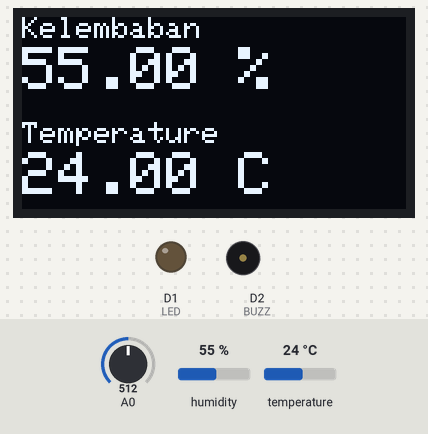
Recording of a sketch running on a simulated ESP8266 (NodeMCU). On the bench: 128×64 one-colour display, output pins drawn as LEDs (lit = HIGH), buzzer (waves = sounding, pin HIGH). The test bench sets the inputs (shaded band); at power-on: humidity 55 %, A0 = 512, temperature 24 °C. WiFi joins after 1.5 s; servers stay silent unless stated; what the sketch prints to the serial monitor is not drawn.

Above: at 4.5 s.
4.6 s: humidity set to 79 %
At 7.2 s:
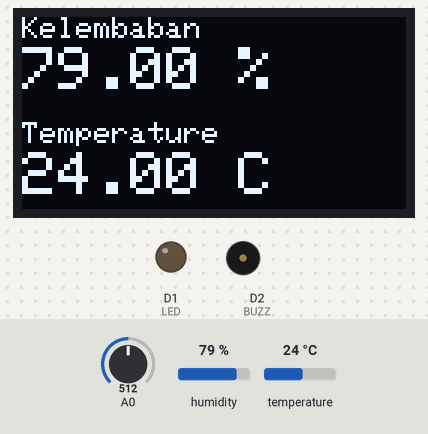
7.7 s: humidity set to 82 %
At 8.78 s:
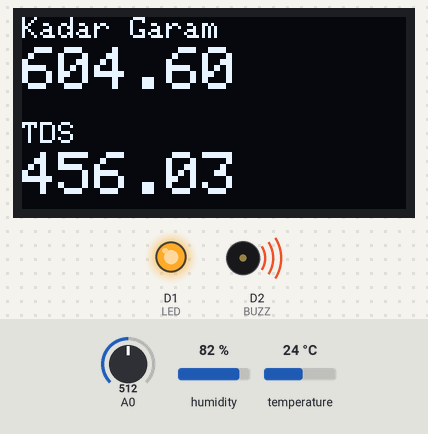
11.4 s: A0 set to 716
At 12.43 s:
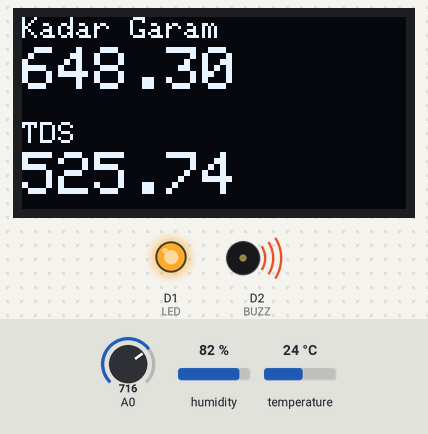
13.8 s: temperature set to 17 °C
At 16.9 s:
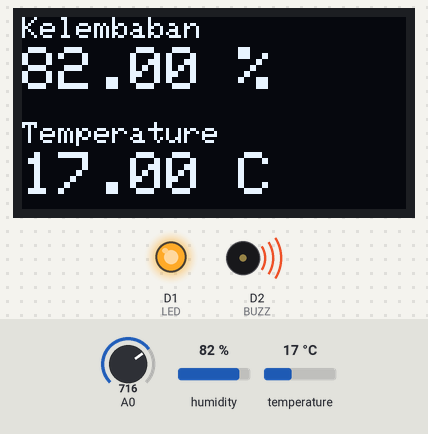
17.6 s: temperature set to 14 °C
At 18.54 s:
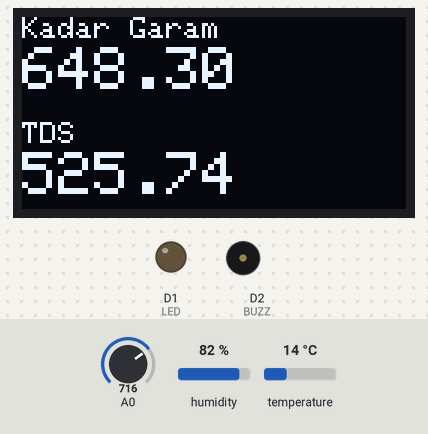
20.1 s: A0 set to 900
At 20.95 s:
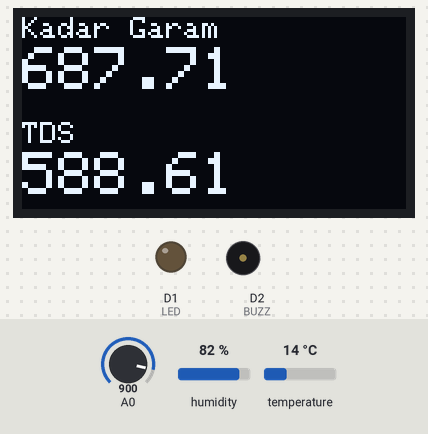
Timing chart, 0 to 23.1 s (numbered marks = the images above; inputs shaded):
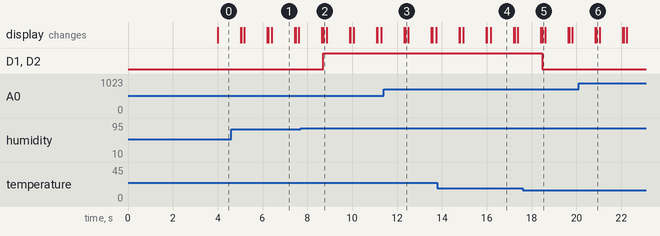

The sketch:

arduino_ide_code.ino
```cpp
//CONNECT TO BLYNK
#define BLYNK_PRINT Serial
#define BLYNK_TEMPLATE_ID "TMPL1UAmjr9w"
#define BLYNK_DEVICE_NAME "Monitoring Kematangan Telur Asin"
#define BLYNK_AUTH_TOKEN  "lWxioXbNdMRAIdpjevRRoGP-eD1m8NzG"

//PEMANGGILAN LIBRARY
#include <ESP8266WiFi.h>
#include <BlynkSimpleEsp8266.h>
#include <DHT.h>
#include <SPI.h>
#include <Wire.h>
#include <Adafruit_GFX.h>
#include <Adafruit_SSD1306.h>
#include <TimeLib.h>

//PENDEKLARASIAN
#define DHTPIN D0
#define DHTTYPE DHT11
DHT dht(DHTPIN, DHTTYPE);
Adafruit_SSD1306 display = Adafruit_SSD1306(128, 64, &Wire);
#define SCREEN_ADDRESS 0x3C
#define LED D1
#define BUZZ D2
#define FAN D3
int sensorValue; //adc value
float outputValueConductivity; //conductivity value
float outputValueTDS; //TDS value

//MEMASUKKAN SSID DAN PASSWORD YANG DIGUNAKAN
char auth[] = BLYNK_AUTH_TOKEN ;
char ssid[] = "wisata masa depan";
char pass[] = "elina yuka";

BlynkTimer timer; //UNTUK PEMANGGILAN BLYNK

void sendSensor(){
  float t = dht.readTemperature();
  float h = dht.readHumidity();

  Serial.print("% Temperature: ");
  Serial.print(t);
  Serial.println(" C");
  Serial.print("% Kelembaban: ");
  Serial.print(h);
  Serial.println(" %");
  Serial.println();

  if(t > 15 && h > 80){
    Serial.println("--------------------------------");
    Serial.println("Suhu dan Kelembaban Tidak Sesuai");
    Serial.println("--------------------------------");
    Serial.println();
    digitalWrite(LED, HIGH);
    digitalWrite(BUZZ, HIGH);
    digitalWrite(FAN, HIGH);
    delay(100);
  }
  else{
    digitalWrite(LED, LOW);
    digitalWrite(BUZZ, LOW);
    delay(100);
  }

  display.setTextSize(1); // menentukan ukuran teks
  display.setCursor(0,0); // mengatur posisi teks
  display.print ("Kelembaban"); // menampilkan teks ke OLED
  display.setTextSize(2); // menentukan ukuran teks
  display.setCursor(0,10); // mengatur posisi teks
  display.print(h); // menampilkan pembacaan kelembaban
  display.print(" %"); // menampilkan teks ke OLED
  display.setTextSize(1); // menentukan ukuran teks
  display.setCursor(0,35); // mengatur posisi teks
  display.print("Temperature"); // menampilkan teks ke OLED
  display.setTextSize(2); // menampilkan ukuran teks
  display.setCursor(0,45); // mengatur posisi teks
  display.print(t); // menampilkan pembacaan suhu
  display.print(" C"); // menampilkan teks ke OLED
  delay(10); // jeda untuk menyalakan OLED
  display.display(); // menampilkan isi OLED
  display.clearDisplay(); // membersihkan tampilan

  //menampilkan tanggal pada OLED
  display.setTextSize(1);
  display.setCursor(0,0);
  display.print("Tanggal : ");
  display.setTextSize(2);
  display.setCursor(0,10);
  printkurangdarinol(day());
  display.print(":");
  printkurangdarinol(month());
  display.print(":");
  printkurangdarinol(year());

  //menampilkan waktu pada OLED
  display.setTextSize(1);
  display.setCursor(0,35);
  display.print("Pukul : ");
  display.setTextSize(2);
  display.setCursor(0,45);
  printkurangdarinol(hour());
  display.print(":");
  printkurangdarinol(minute());
  display.print(":");
  printkurangdarinol(second());
  delay(1000);
  yield();
  display.display();
  display.clearDisplay();

  sensorValue = analogRead(A0);
  //PROGRAM SENSOR SALINITAS
  //Mathematical Conversion from ADC to conductivity (uSiemens)
  //rumus berdasarkan datasheet
  outputValueConductivity = (0.2142*sensorValue)+494.93;

  //Mathematical Conversion from ADC to TDS (ppm)
  //rumus berdasarkan datasheet
  outputValueTDS = (0.3417*sensorValue)+281.08;

  //print the results to the serial monitor:
  Serial.print("sensor ADC = ");
  Serial.print(sensorValue);
  Serial.print("  conductivity (uSiemens)= ");
  Serial.print(outputValueConductivity);
  Serial.print("  TDS(ppm)= ");
  Serial.println(outputValueTDS);
  Serial.println();

  display.setTextSize(1); // menentukan ukuran teks
  display.setCursor(0,0); // mengatur posisi teks
  display.print ("Kadar Garam"); // menampilkan teks ke OLED
  display.setTextSize(2); // menentukan ukuran teks
  display.setCursor(0,10); // mengatur posisi teks
  display.print(outputValueConductivity); // menampilkan pembacaan kelembaban
//  display.print(" %"); // menampilkan teks ke OLED
  display.setTextSize(1); // menentukan ukuran teks
  display.setCursor(0,35); // mengatur posisi teks
  display.print("TDS"); // menampilkan teks ke OLED
  display.setTextSize(2); // menampilkan ukuran teks
  display.setCursor(0,45); // mengatur posisi teks
  display.print(outputValueTDS); // menampilkan pembacaan suhu
//  display.print(" C"); // menampilkan teks ke OLED
  delay(10); // jeda untuk menyalakan OLED
  display.display(); // menampilkan isi OLED
  display.clearDisplay(); // membersihkan tampilan

  Blynk.virtualWrite(V0, t); //mengirimkan data temperatur ke Virtual pin VO
  Blynk.virtualWrite(V1, h); //mengirimkan data kelemaban ke Virtual pin V1
  Blynk.virtualWrite(V2, outputValueConductivity); //mengirimkan data konduktivitas ke Virtual pin V2
  Blynk.virtualWrite(V3, outputValueTDS); //mengirimkan data TDS ke Virtual pin V3
  Blynk.virtualWrite(V4, LED);
  Blynk.virtualWrite(V5, BUZZ);
  Blynk.virtualWrite(V6, day());
  Blynk.virtualWrite(V7, month());
  Blynk.virtualWrite(V8, year());
  Blynk.virtualWrite(V9, hour());
  Blynk.virtualWrite(V10, minute());
  Blynk.virtualWrite(V11, second());
}

void setup(){
  Serial.begin(115200);
  pinMode(LED,OUTPUT);
  pinMode(BUZZ,OUTPUT);
  dht.begin();

  if(!display.begin(SSD1306_SWITCHCAPVCC, SCREEN_ADDRESS)){
    Serial.println(F("SSD1306 allocation failed"));
    for(;;); // Don't proceed, loop forever
  }
    // ujicoba display teks OLED
  display.setTextSize(2); //ukuran teks
  display.setTextColor(SSD1306_WHITE); //warna OLED (putih)
  display.clearDisplay(); //membersihkan display oled
  setTime(19,00,00,19,12,22);
  // jam, menit, detik, tanggal, bulan, tahun
  delay(1000);
  Blynk.begin(auth, ssid, pass); //memulai Blynk
  timer.setInterval(1000L, sendSensor); //Mengaktifkan timer untuk pengiriman data 1000ms
}

void loop(){
  Blynk.run(); //menjalankan blynk
  timer.run(); //menjalankan timer
}

//ini adalah function untuk nilai 0 hingga 9 agar diberikan angka nol di depannya
void printkurangdarinol(int data){
  if (data >= 0 && data < 10){ //0 - 9
    display.write('0'); //
    }
    display.print(data);
}
```

Measured:
- the behaviour switches between 80 and 81 % on humidity (found by bisection; images 1 and 2)
- the behaviour switches between 16 and 15 °C on temperature (found by bisection; images 4 and 5)
- after the input at 7.7 s, D1 (LED), D2 (BUZZ): LOW → HIGH after 1.0 s
- after the input at 17.6 s, D1 (LED), D2 (BUZZ): HIGH → LOW after 0.88 s
- what the display in image 1 shows lasts 1.0 s, from 6.4 s to 7.4 s
